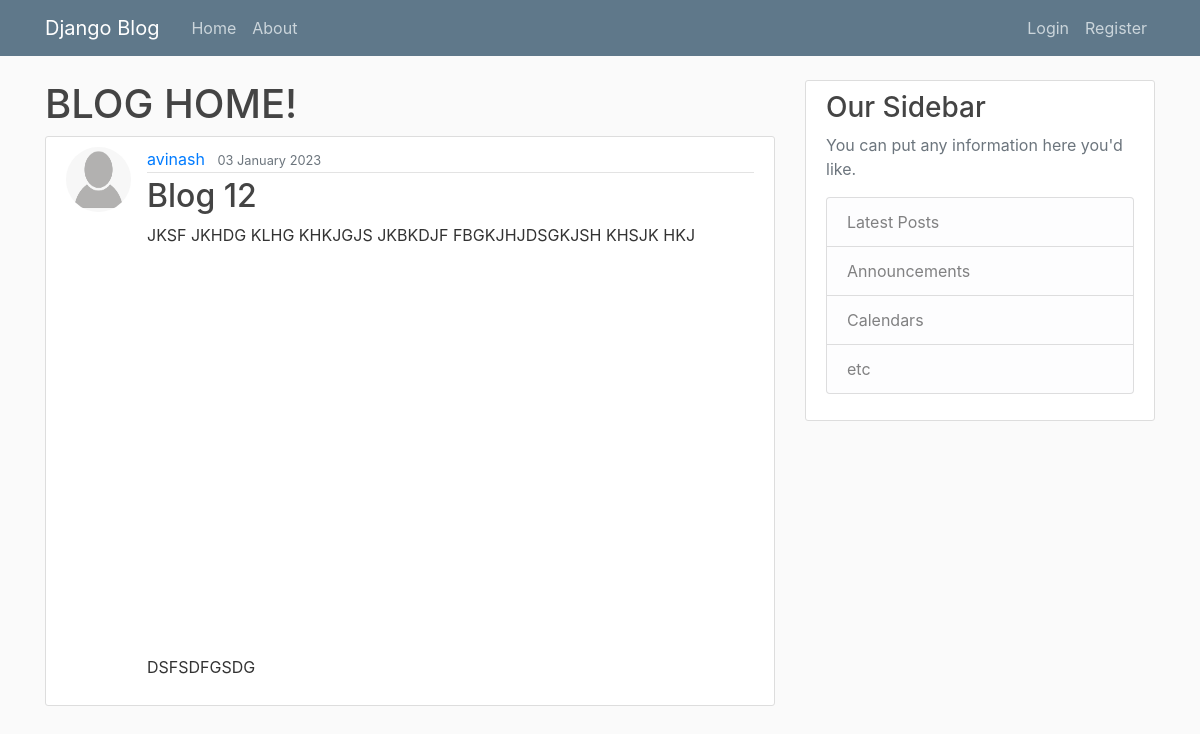
The app's page /post/18/ with its own data.
### blog/models.py (models this page shows, shortened)
class Post(models.Model):
    title = models.CharField(max_length=100)
    content = models.TextField()
    date_posted = models.DateTimeField(default=timezone.now)
    author = models.ForeignKey(User, on_delete=models.CASCADE)

### users/models.py (models this page shows, shortened)
class Profile(models.Model):
    user= models.OneToOneField(User, on_delete=models.CASCADE)
    image = models.ImageField(default='default.jpg', upload_to='profile_pics')

### blog/views.py (the view)
# urls.py: path('post/<int:pk>/', PostDetailView.as_view(), name='post-detail'),
class PostDetailView(DetailView):
    model = Post

### blog/templates/blog/post_detail.html (shortened to what this page needs)
{% extends "blog/base.html" %}
{% block content %}
    <h1>BLOG HOME!</h1>
        <article class="media content-section">
            <img class="rounded-circle article-img " src="{{ object.author.profile.image.url }}" alt="default.jpg">
            <div class="media-body">
                <div class="article-metadata">
                    <a class="mr-2" href="{% url 'user-posts' object.author.username %}">{{ object.author }}</a>
                    <small class="text-muted">{{ object.date_posted|date:"d F Y" }}</small>
                </div>
                <h2 class="article-title">{{ object.title }}</h2>
                <p class="article-content">{{ object.content }}</p>
            </div>
        </article>
{% endblock content %}

### blog/static/blog/main.css (style rules this page uses)
body { background: #fafafa; color: #333333; margin-top: 5rem; }
h1, h2, h3, h4, h5, h6 { color: #444444; }
.content-section { background: #ffffff; padding: 10px 20px; border: 1px solid #dddddd; border-radius: 3px; margin-bottom: 20px; }
.article-title { color: #444444; }
.article-content { white-space: pre-line; }
.article-img { height: 65px; width: 65px; margin-right: 16px; }
.article-metadata { padding-bottom: 1px; margin-bottom: 4px; border-bottom: 1px solid #e3e3e3 }

### records on screen
Post: author.profile.image (placeholder picture), author "avinash", date_posted "03 January 2023", title "Blog 12", content "JKSF JKHDG KLHG KHKJGJS JKBKDJF FBGKJHJDSGKJSH KHSJK HKJ DSFSDFGSDG"
